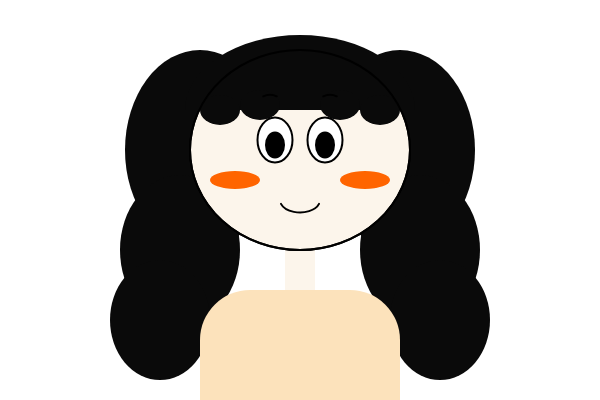
Frame 1 (no input)
Frame 2 (the mouse pressed at the canvas centre, redrawn once): identical to frame 1, image omitted

The p5.js sketch that drew this single still picture (run headless with seeded random() and noise() and a simulated clock; the mouse was pressed at the canvas centre and the sketch redrawn once):

// p5.js sketch
// ── sketch.js
function setup() {
  createCanvas(600, 400); // 요구 사항 준수
  noLoop(); // 정적 이미지
}

function draw() {
  background(255);
  
  // 색상 설정
  let skin = color(252, 245, 235);
  let hair = color(10);
  let shirt = color(252, 226, 187);

  // 1. 머리카락 뒷부분 (꼬불꼬불한 윤곽)
  fill(hair);
  noStroke();
  // 왼쪽 꼬불이들
  ellipse(200, 150, 150, 200);
  ellipse(180, 250, 120, 150);
  ellipse(160, 320, 100, 120);
  // 오른쪽 꼬불이들
  ellipse(400, 150, 150, 200);
  ellipse(420, 250, 120, 150);
  ellipse(440, 320, 100, 120);

  // 2. 상반신과 목
  fill(shirt);
  rect(200, 290, 200, 200, 50, 50, 0, 0); // 몸통
  fill(skin);
  rect(285, 250, 30, 40); // 목

  // 3. 얼굴 형태
  stroke(0);
  strokeWeight(2);
  fill(skin);
  ellipse(300, 150, 220, 200);

  // 4. 앞머리 (뱅 + 꼬불 굴곡)
  fill(hair);
  noStroke();
  arc(300, 110, 230, 150, PI, TWO_PI, CHORD); // 메인 뱅
  // 앞머리 끝부분 꼬불한 디테일
  ellipse(220, 110, 40, 30);
  ellipse(260, 105, 40, 30);
  ellipse(340, 105, 40, 30);
  ellipse(380, 110, 40, 30);

  // 5. 이목구비
  stroke(0);
  noFill();
  // 눈썹
  arc(270, 100, 20, 10, PI+0.5, TWO_PI-0.5);
  arc(330, 100, 20, 10, PI+0.5, TWO_PI-0.5);
  // 눈 (흰자 + 눈동자)
  fill(255); ellipse(275, 140, 35, 45);
  fill(255); ellipse(325, 140, 35, 45);
  fill(0); ellipse(275, 145, 18, 25);
  fill(0); ellipse(325, 145, 18, 25);
  // 입
  noFill();
  arc(300, 200, 40, 25, 0.2, PI-0.2);

  // 6. 팔과 손 (머리 만지는 포즈)
  fill(shirt);
  noStroke();
  fill(skin);

  // 7. 블러셔
  fill(255, 100, 0);
  ellipse(235, 180, 50, 18);
  ellipse(365, 180, 50, 18);
  
  // 전체 윤곽선 정리
  noFill();
  stroke(0);
  strokeWeight(2);
  ellipse(300, 150, 220, 200); // 얼굴 선 재정리
}
